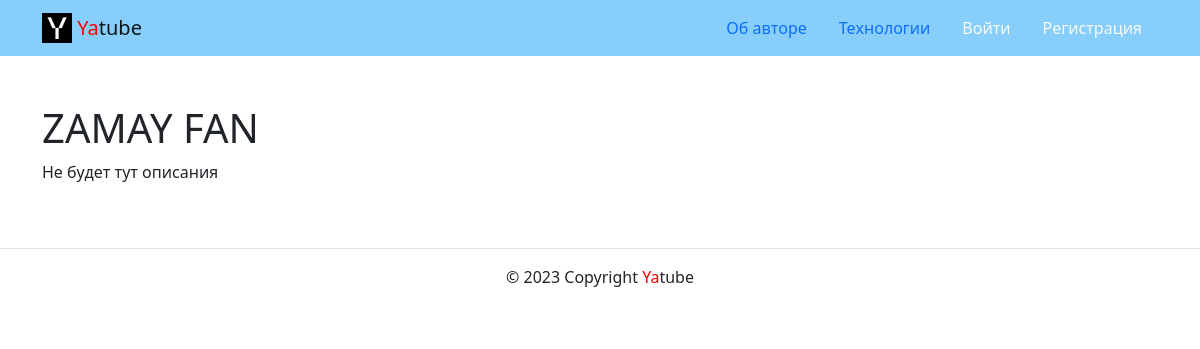
The app's page /group/zamay_navsegda/, older data.
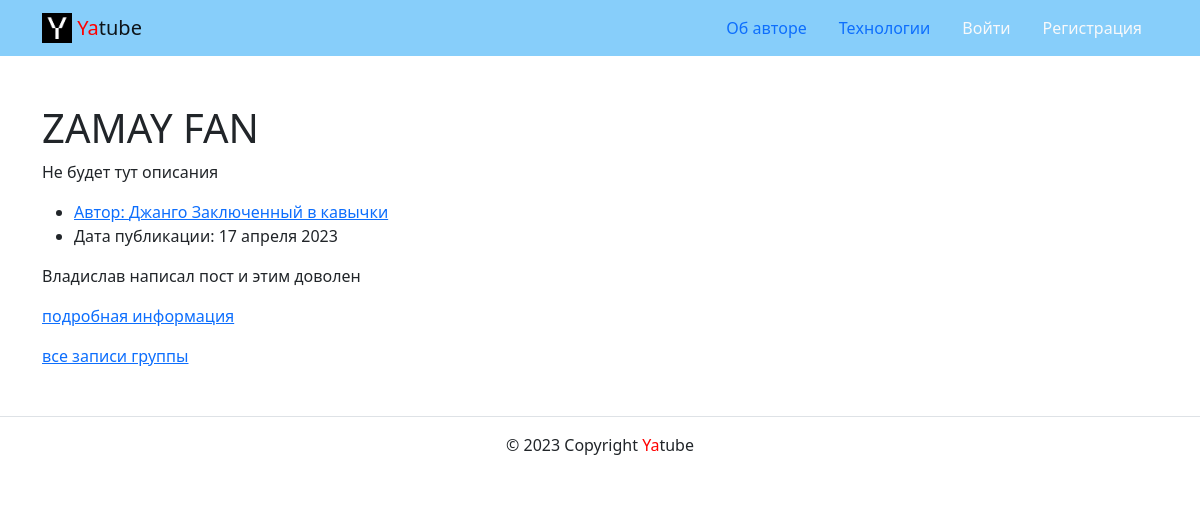
The same page, newer data.
### posts/models.py (models this page shows)
class Post(models.Model):
    text = models.TextField()
    pub_date = models.DateTimeField(auto_now_add=True)
    group = models.ForeignKey(
        Group,
        blank=True,
        null=True,
        on_delete=models.SET_NULL,
        related_name='group_posts'
    )
    author = models.ForeignKey(
        User,
        on_delete=models.CASCADE,
        related_name='posts'
    )

### posts/views.py (the view)
# urls.py: path('group/<slug:slug>/', views.group_posts, name='group_posts'),
def group_posts(request, slug):
    group = get_object_or_404(Group, slug=slug)
    posts = group.group_posts.all()
    posts = posts.order_by('-pub_date')
    paginator = Paginator(posts, NUM_OF_POSTS)
    page_number = request.GET.get('page')
    page_obj = paginator.get_page(page_number)
    context = {
        'group': group,
        'page_obj': page_obj,
    }
    return render(request, 'posts/group_list.html', context)

### templates/posts/group_list.html (shortened to what this page needs)
{% extends 'base.html' %}
{% block content %}
    <main>
      <div class="container py-5">
        <h1>{{ group.title }}</h1>
        <p>
          {{ group.description }}
        </p>
        <article>
          {% for post in page_obj %}
          <ul>
            <li>
              <a href="{% url 'posts:profile' post.author %}">Автор: {{ post.author.get_full_name }}</a>
            </li>
            <li>
              Дата публикации: {{ post.pub_date|date:"d E Y" }}
            </li>
          </ul>
          <p>{{ post.text }}</p>
          <p><a href="{% url 'posts:post_detail' post.pk %}">подробная информация </a></p>
          {% if post.group %}
            <a href="{% url 'posts:group_posts' post.group.slug %}">все записи группы</a>
          {% endif %}
        {% endfor %}
        </article>
      </div>
{% endblock %}

Row changes from the older to the newer data that the page shows:
added Post: author.get_full_name "Джанго Заключенный в кавычки", pub_date "17 апреля 2023", text "Владислав написал пост и этим доволен", shows "все записи группы"
